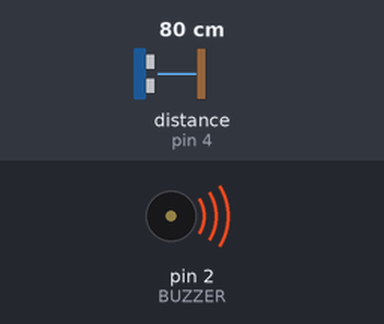
This sketch was run on a simulated Arduino Uno, built with avr-gcc and run on an emulated ATmega328P. Shown: buzzer (waves = sounding, pin HIGH). Wiring (inferred from the names in the program): ultrasonic range finder: trigger pin 5; echo pin 4. The test bench sets the inputs (shaded band); at power-on: distance to the obstacle (sensor on pin 4) 80 cm. The echo pulse lasts 58.3 µs per cm; pins used as bus, display or sensor lines are not drawn; what the sketch prints to the serial monitor is not drawn.

Above: at 1.2 s.
1.3 s: distance to the obstacle (sensor on pin 4) set to 2 cm
4.3 s: distance to the obstacle (sensor on pin 4) set to 4 cm
Timing chart, 0 to 7.3 s (numbered marks = the images above; inputs shaded):
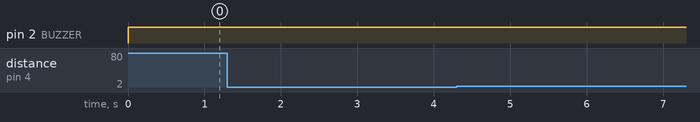

The sketch:

UC-SR04_ESP8266.ino
```cpp
const int TRIG_PIN = 5;
const int ECHO_PIN = 4;
const int LED = 0;
const int BUZZER = 2;

long duration, distance;

void setup() {
  pinMode(TRIG_PIN, OUTPUT);
  pinMode(ECHO_PIN, INPUT);
  pinMode(LED, OUTPUT);
  pinMode(BUZZER, OUTPUT);
  Serial.begin(9600);
}

void loop() {
  digitalWrite(TRIG_PIN, LOW);
  delayMicroseconds(5);
  digitalWrite(TRIG_PIN, HIGH);
  delayMicroseconds(10);
  digitalWrite(TRIG_PIN, LOW);

  duration = pulseIn(ECHO_PIN, HIGH);
  distance = (duration/2)*0.034;
  Serial.println("Duration: ");
  Serial.println(duration);
  Serial.println("Distance of the object in cm: ");
  Serial.println(distance);

  if(distance < 500){
    digitalWrite(LED, HIGH);
    digitalWrite(BUZZER, HIGH);
  }else{
    digitalWrite(LED, LOW);
    digitalWrite(BUZZER, LOW);
  }
}
```

Measured:
- after the input at 1.3 s, every drawn part: stays the same
- after the input at 4.3 s, every drawn part: stays the same
